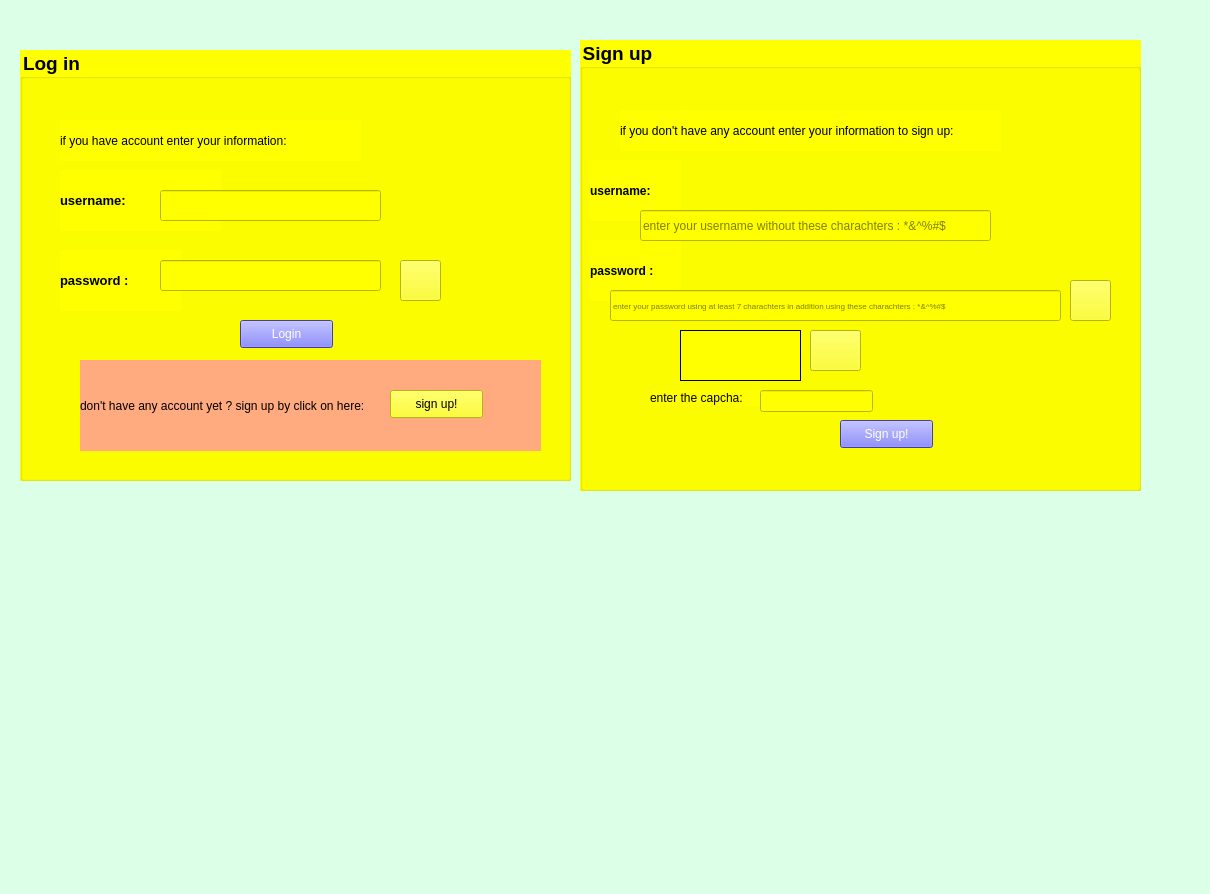
<?xml version="1.0" encoding="UTF-8"?>
<ui version="4.0">
 <class>sabtenamvavorood</class>
 <widget class="QWidget" name="sabtenamvavorood">
  <property name="geometry">
   <rect>
    <x>0</x>
    <y>0</y>
    <width>1210</width>
    <height>894</height>
   </rect>
  </property>
  <property name="windowTitle">
   <string>Form</string>
  </property>
  <property name="styleSheet">
   <string notr="true">background-color: rgb(220, 255, 232);</string>
  </property>
  <widget class="QGroupBox" name="groupBox">
   <property name="geometry">
    <rect>
     <x>20</x>
     <y>50</y>
     <width>551</width>
     <height>431</height>
    </rect>
   </property>
   <property name="font">
    <font>
     <pointsize>14</pointsize>
     <weight>75</weight>
     <bold>true</bold>
    </font>
   </property>
   <property name="styleSheet">
    <string notr="true">background-color: rgb(255, 255, 0);</string>
   </property>
   <property name="title">
    <string>Log in</string>
   </property>
   <widget class="QLabel" name="label">
    <property name="geometry">
     <rect>
      <x>40</x>
      <y>120</y>
      <width>161</width>
      <height>61</height>
     </rect>
    </property>
    <property name="font">
     <font>
      <pointsize>10</pointsize>
      <weight>75</weight>
      <bold>true</bold>
     </font>
    </property>
    <property name="frameShape">
     <enum>QFrame::NoFrame</enum>
    </property>
    <property name="frameShadow">
     <enum>QFrame::Raised</enum>
    </property>
    <property name="text">
     <string>username:</string>
    </property>
   </widget>
   <widget class="QLabel" name="label_2">
    <property name="geometry">
     <rect>
      <x>40</x>
      <y>200</y>
      <width>121</width>
      <height>61</height>
     </rect>
    </property>
    <property name="font">
     <font>
      <pointsize>10</pointsize>
      <weight>75</weight>
      <bold>true</bold>
     </font>
    </property>
    <property name="text">
     <string>password :</string>
    </property>
   </widget>
   <widget class="QLineEdit" name="username_lineEdit">
    <property name="geometry">
     <rect>
      <x>140</x>
      <y>140</y>
      <width>221</width>
      <height>31</height>
     </rect>
    </property>
   </widget>
   <widget class="QLineEdit" name="password_lineEdit">
    <property name="geometry">
     <rect>
      <x>140</x>
      <y>210</y>
      <width>221</width>
      <height>31</height>
     </rect>
    </property>
    <property name="echoMode">
     <enum>QLineEdit::Password</enum>
    </property>
   </widget>
   <widget class="QLabel" name="label_3">
    <property name="geometry">
     <rect>
      <x>40</x>
      <y>70</y>
      <width>301</width>
      <height>41</height>
     </rect>
    </property>
    <property name="text">
     <string>if you have account enter your information:</string>
    </property>
   </widget>
   <widget class="QPushButton" name="pushButton_2">
    <property name="geometry">
     <rect>
      <x>220</x>
      <y>270</y>
      <width>93</width>
      <height>28</height>
     </rect>
    </property>
    <property name="cursor">
     <cursorShape>WaitCursor</cursorShape>
    </property>
    <property name="styleSheet">
     <string notr="true">background-color: rgb(85, 85, 255);
color: rgb(255, 255, 255);</string>
    </property>
    <property name="text">
     <string>Login</string>
    </property>
   </widget>
   <widget class="QLabel" name="label_4">
    <property name="geometry">
     <rect>
      <x>60</x>
      <y>310</y>
      <width>461</width>
      <height>91</height>
     </rect>
    </property>
    <property name="styleSheet">
     <string notr="true">background-color: rgb(255, 170, 127);</string>
    </property>
    <property name="text">
     <string>don't have any account yet ? sign up by click on here:</string>
    </property>
   </widget>
   <widget class="QPushButton" name="pushButton_3">
    <property name="geometry">
     <rect>
      <x>370</x>
      <y>340</y>
      <width>93</width>
      <height>28</height>
     </rect>
    </property>
    <property name="cursor">
     <cursorShape>UpArrowCursor</cursorShape>
    </property>
    <property name="text">
     <string>sign up!</string>
    </property>
   </widget>
   <widget class="QPushButton" name="pushButton_5">
    <property name="geometry">
     <rect>
      <x>380</x>
      <y>210</y>
      <width>41</width>
      <height>41</height>
     </rect>
    </property>
    <property name="styleSheet">
     <string notr="true">border-image: url(:/new/prefix1/show_eye.png);

</string>
    </property>
    <property name="text">
     <string/>
    </property>
   </widget>
  </widget>
  <widget class="QGroupBox" name="groupBox_2">
   <property name="geometry">
    <rect>
     <x>580</x>
     <y>40</y>
     <width>561</width>
     <height>451</height>
    </rect>
   </property>
   <property name="font">
    <font>
     <pointsize>14</pointsize>
     <weight>75</weight>
     <bold>true</bold>
    </font>
   </property>
   <property name="styleSheet">
    <string notr="true">background-color: rgb(255, 255, 0);</string>
   </property>
   <property name="title">
    <string>Sign up</string>
   </property>
   <widget class="QLabel" name="label_5">
    <property name="geometry">
     <rect>
      <x>10</x>
      <y>120</y>
      <width>91</width>
      <height>61</height>
     </rect>
    </property>
    <property name="font">
     <font>
      <pointsize>9</pointsize>
      <weight>75</weight>
      <bold>true</bold>
     </font>
    </property>
    <property name="frameShape">
     <enum>QFrame::NoFrame</enum>
    </property>
    <property name="frameShadow">
     <enum>QFrame::Raised</enum>
    </property>
    <property name="text">
     <string>username:</string>
    </property>
   </widget>
   <widget class="QLabel" name="label_6">
    <property name="geometry">
     <rect>
      <x>10</x>
      <y>200</y>
      <width>91</width>
      <height>61</height>
     </rect>
    </property>
    <property name="font">
     <font>
      <pointsize>9</pointsize>
      <weight>75</weight>
      <bold>true</bold>
     </font>
    </property>
    <property name="text">
     <string>password :</string>
    </property>
   </widget>
   <widget class="QLineEdit" name="username_lineEdit_2">
    <property name="geometry">
     <rect>
      <x>60</x>
      <y>170</y>
      <width>351</width>
      <height>31</height>
     </rect>
    </property>
    <property name="toolTip">
     <string>enter your username correctly</string>
    </property>
    <property name="placeholderText">
     <string>enter your username without these charachters : *&amp;^%#$</string>
    </property>
   </widget>
   <widget class="QLineEdit" name="password_lineEdit_2">
    <property name="geometry">
     <rect>
      <x>30</x>
      <y>250</y>
      <width>451</width>
      <height>31</height>
     </rect>
    </property>
    <property name="font">
     <font>
      <pointsize>6</pointsize>
     </font>
    </property>
    <property name="toolTip">
     <string>enter your password correctly</string>
    </property>
    <property name="text">
     <string/>
    </property>
    <property name="echoMode">
     <enum>QLineEdit::Password</enum>
    </property>
    <property name="placeholderText">
     <string>enter your password using at least 7 charachters in addition using these charachters : *&amp;^%#$</string>
    </property>
   </widget>
   <widget class="QLabel" name="label_7">
    <property name="geometry">
     <rect>
      <x>40</x>
      <y>70</y>
      <width>381</width>
      <height>41</height>
     </rect>
    </property>
    <property name="text">
     <string>if you don't have any account enter your information to sign up:</string>
    </property>
   </widget>
   <widget class="QPushButton" name="pushButton_4">
    <property name="geometry">
     <rect>
      <x>260</x>
      <y>380</y>
      <width>93</width>
      <height>28</height>
     </rect>
    </property>
    <property name="cursor">
     <cursorShape>WaitCursor</cursorShape>
    </property>
    <property name="styleSheet">
     <string notr="true">background-color: rgb(85, 85, 255);
color: rgb(255, 255, 255);</string>
    </property>
    <property name="text">
     <string>Sign up!</string>
    </property>
   </widget>
   <widget class="QPushButton" name="pushButton">
    <property name="geometry">
     <rect>
      <x>490</x>
      <y>240</y>
      <width>41</width>
      <height>41</height>
     </rect>
    </property>
    <property name="styleSheet">
     <string notr="true">border-image: url(:/new/prefix1/show_eye.png);

</string>
    </property>
    <property name="text">
     <string/>
    </property>
   </widget>
   <widget class="QLabel" name="label_8">
    <property name="geometry">
     <rect>
      <x>70</x>
      <y>350</y>
      <width>131</width>
      <height>16</height>
     </rect>
    </property>
    <property name="text">
     <string>enter the capcha:</string>
    </property>
   </widget>
   <widget class="QLineEdit" name="lineEdit">
    <property name="geometry">
     <rect>
      <x>180</x>
      <y>350</y>
      <width>113</width>
      <height>22</height>
     </rect>
    </property>
   </widget>
   <widget class="QLabel" name="label_9">
    <property name="geometry">
     <rect>
      <x>100</x>
      <y>290</y>
      <width>121</width>
      <height>51</height>
     </rect>
    </property>
    <property name="frameShape">
     <enum>QFrame::Box</enum>
    </property>
    <property name="text">
     <string/>
    </property>
   </widget>
   <widget class="QPushButton" name="pushButton_6">
    <property name="geometry">
     <rect>
      <x>230</x>
      <y>290</y>
      <width>51</width>
      <height>41</height>
     </rect>
    </property>
    <property name="styleSheet">
     <string notr="true">
border-image: url(:/new/prefix1/regeneratecapcha.jpg);</string>
    </property>
    <property name="text">
     <string/>
    </property>
   </widget>
  </widget>
 </widget>
 <resources/>
 <connections/>
</ui>
